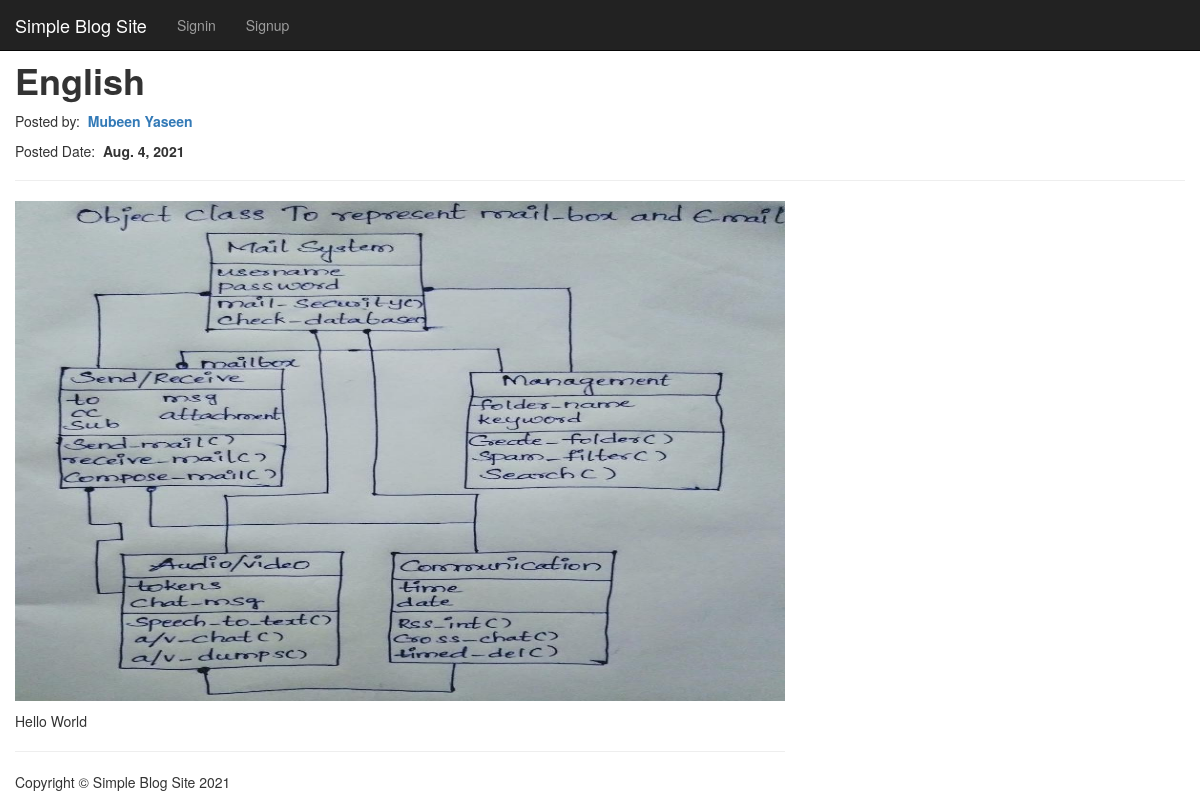
/blog/english, run on the app's committed database.
### register/models.py (models this page shows, shortened)
class Articles(models.Model):
    writer = models.ForeignKey(Register, on_delete=models.SET_NULL, null=True)
    title = models.CharField(
        max_length=200, blank=False, null=False, unique=True)
    slug = models.SlugField(max_length=200, null=False)
    cover_photo = models.ImageField(
        null=False, blank=False, upload_to='articles/cover_photo')
    blog_created_date = models.DateField(default=date.today)
    tag=models.CharField(max_length=50, blank=False, null=False)
    content = RichTextField()

class Register(models.Model):
    first_name = models.CharField(max_length=200)
    last_name = models.CharField(max_length=200)
    user_name = models.CharField(max_length=200, unique=True)
    slug = models.SlugField(max_length=200, null=False)
    date_of_birth = models.DateField(
        null=False, blank=False, )
    account_created_date = models.DateTimeField(default=datetime.now)
    email = models.EmailField(max_length=100)
    password = models.CharField(max_length=200)
    user_photo = models.OneToOneField(
        User_Image, on_delete=models.CASCADE)

### register/views.py (the view)
# urls.py: path('blog/<slug:blog_slug>', views.blog, name='blog'),
def blog(request, blog_slug):
    try:
        blog = Articles.objects.get(slug=blog_slug)
        return render(request, 'html/blog/blogs.html', {
            'found': True,
            'blog': blog
        })
    except:
        return render(request, 'html/blog/blogs.html', {
            'found': False,
        })

### register/templates/html/blog/blogs.html (shortened to what this page needs)
{% load static %}
<!DOCTYPE html>
<html lang="en">
<head>
    <link rel="stylesheet" href="{% static 'css/home/bootstrap.min.css'%}">
</head>
<body>
    {% if found %}
    <div>
        <nav class="navbar navbar-fixed-top navbar-inverse" role="navigation">
            <div class="container-fluid">
                <div class="navbar-header">
                    <a class="navbar-brand" href="{%url 'home'%}">Simple Blog Site</a>
                </div>
                <div class="collapse navbar-collapse" id="bs-example-navbar-collapse-1">
                    <ul class="nav navbar-nav">
                        <li><a href="{% url 'singin' %}">Signin</a></li>
                        <li><a href="{% url 'singup' %}">Signup</a></li>
                    </ul>
                </div>
            </div>
        </nav>
        <div class="container-fluid" style="margin-top: 20px;">
            <div class="row">
                <div class="col-sm-12">
                    <div class="page-header">
                        <h1><b>{{blog.title}}</b></h1>
                        <p>Posted by:  <a href="#"><b>{{blog.writer.user_name}}</b></a>
                        <p>Posted Date:  <b>{{blog.blog_created_date}}</b>
                        </p>
                    </div>
                </div>
            </div>
            <div class="row">
                <div class="col-sm-8">
                    <figure class="margin-b-2">
                        <img class="img-responsive" style="width: 900px; height: 500px;"
                            src="{% static 'uploads/' %}{{blog.cover_photo.name}}" alt="">
                    </figure>
                    <p>{{blog.content|safe}}</p>
                    <hr>
                    <footer class="margin-tb-3">
                        <div class="row">
                            <div class="col-lg-12">
                                <p>Copyright &copy; Simple Blog Site 2021</p>
                            </div>
                        </div>
                    </footer>
                </div>
            </div>
        </div>
    </div>
    {%else%}
    <div id="error_page">
    </div>
    {% endif %}
</body>
</html>

### data on the page
Articles: title "English", writer.user_name "Mubeen Yaseen", blog_created_date "Aug. 4, 2021", cover_photo.name (picture), content "Hello World"
